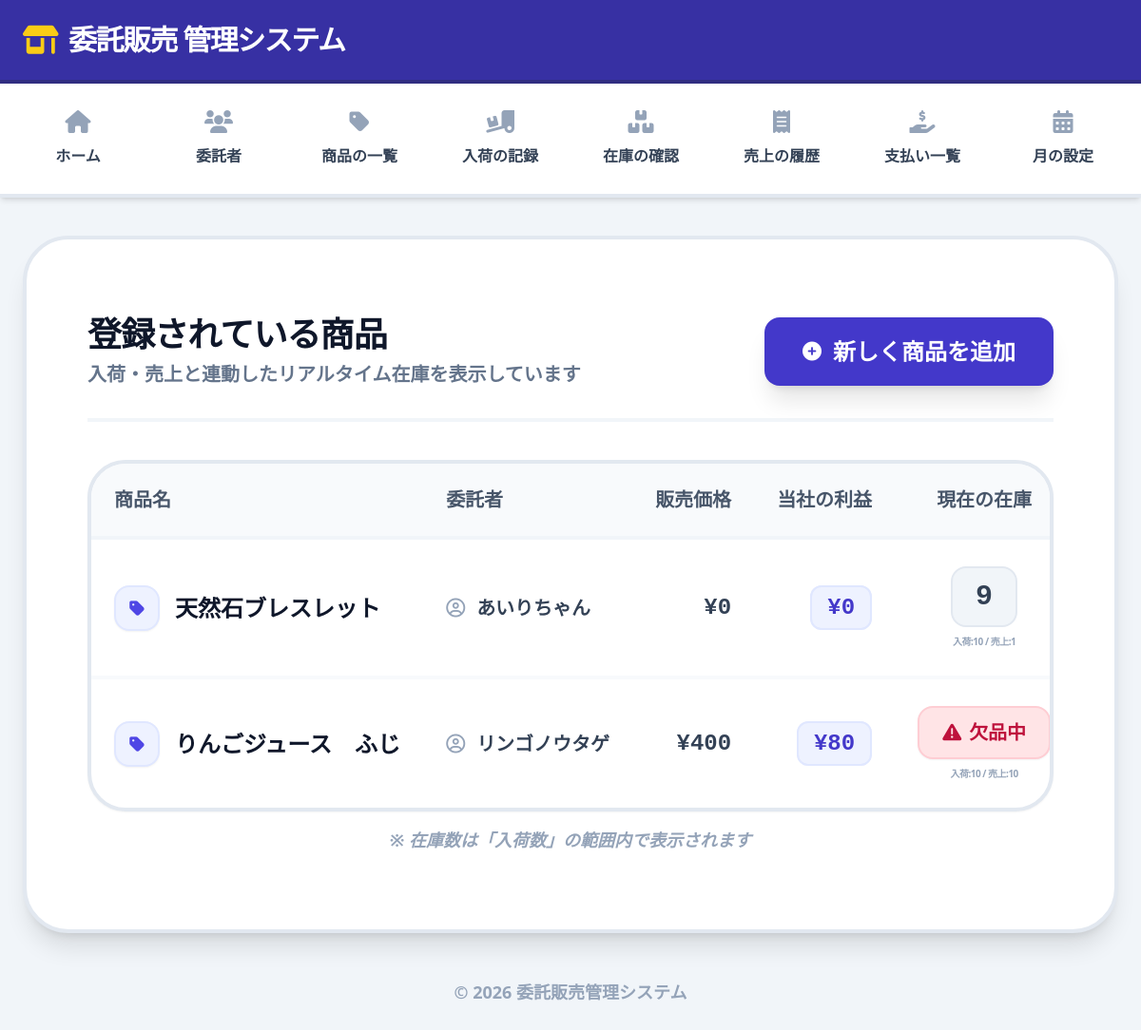
Before: /products (signed in) with the older database file.
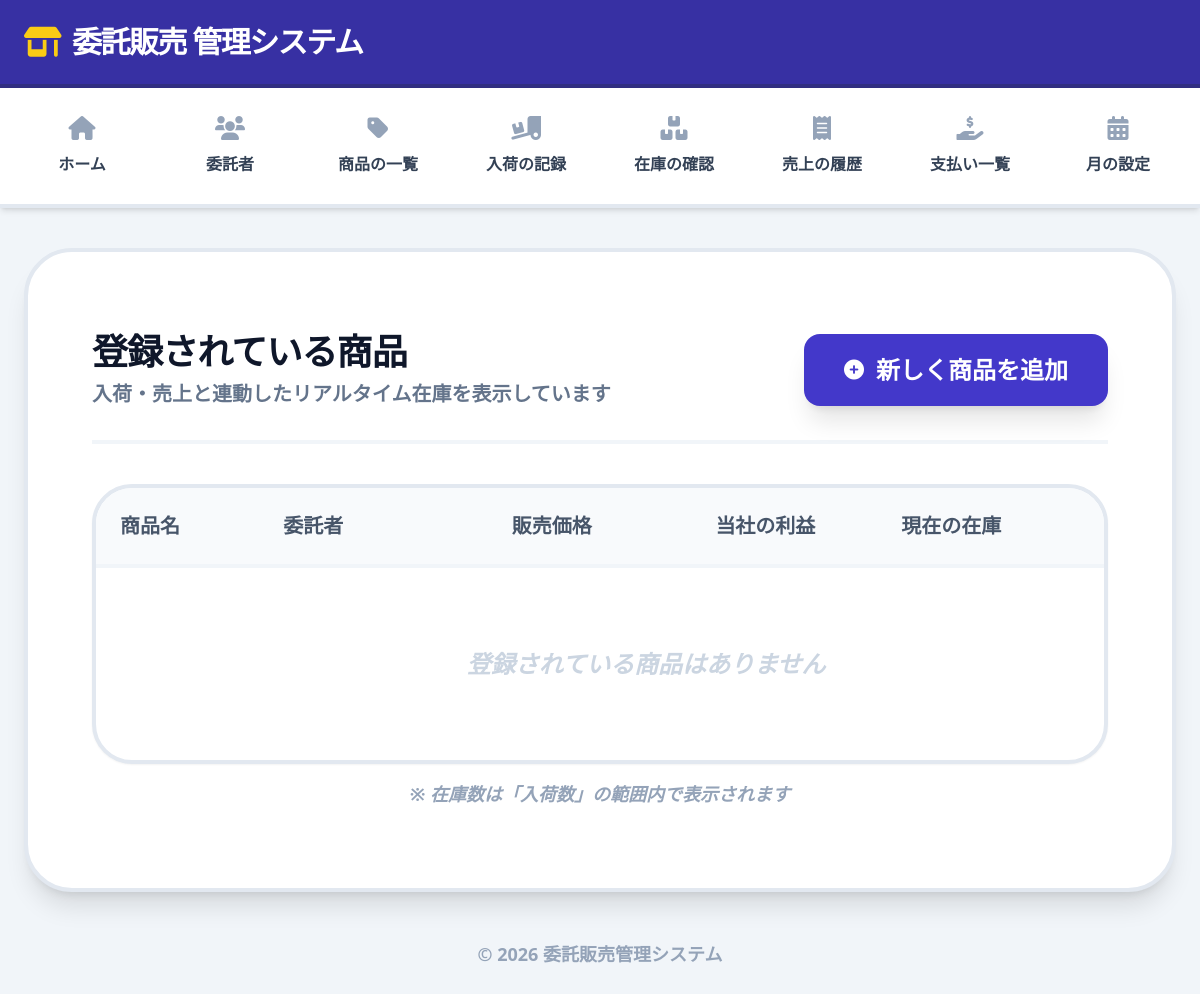
After: the same page with the newer database file.
### tables this page shows
CREATE TABLE products (
    id INTEGER PRIMARY KEY AUTOINCREMENT,
    name TEXT NOT NULL,
    price INTEGER NOT NULL,
    consignor_id INTEGER,
    sale_type TEXT,
    commission_rate REAL,
    created_at TEXT, category TEXT, cost_price INTEGER, fee_rate REAL, memo TEXT, fee_description TEXT,
    FOREIGN KEY(consignor_id) REFERENCES consignors(id)
);

### app.py (the view)
@app.route("/products")
def products():
    if not session.get("login"):
        return redirect(url_for("login"))
    conn = get_db_connection()
    rows = conn.execute("""
        SELECT
            p.id, p.name, p.price, p.category, p.cost_price, p.fee_rate,
            c.name as consignor_name,
            IFNULL(st.total_in, 0) as total_in,

            -- 売上が入荷数を超えていたら「入荷数」を表示、そうでなければ「売上数」を表示
            CASE
                WHEN IFNULL(sa.total_out, 0) > IFNULL(st.total_in, 0) THEN IFNULL(st.total_in, 0)
                ELSE IFNULL(sa.total_out, 0)
            END as display_total_out,

            -- 在庫計算（入荷 - 売上）。マイナスなら0にする
            MAX(0, (IFNULL(st.total_in, 0) - IFNULL(sa.total_out, 0))) as current_stock
        FROM products p
        LEFT JOIN consignors c ON p.consignor_id = c.id
        LEFT JOIN (
            SELECT product_id, SUM(quantity) as total_in
            FROM stock_entries GROUP BY product_id
        ) st ON p.id = st.product_id
        LEFT JOIN (
            SELECT product_id, SUM(quantity) as total_out
            FROM sales GROUP BY product_id
        ) sa ON p.id = sa.product_id
        ORDER BY p.id DESC
    """).fetchall()
    conn.close()
    products_list = []
    for r in rows:
        profit = 0
        if r["category"] == "buy" and r["cost_price"]:
            profit = int(r["price"]) - int(r["cost_price"])
        elif r["category"] == "fee" and r["fee_rate"]:
            profit = int(r["price"]) * (float(r["fee_rate"]) / 100.0)
        products_list.append({
            "id": r["id"],
            "name": r["name"],
            "price": r["price"],
            "consignor_name": r["consignor_name"],
            "profit": int(profit),
            "total_in": r["total_in"],
            "total_out": r["display_total_out"],
            "current_stock": r["current_stock"]
        })
    return render_template("products.html", products=products_list)

### app.py (called while the page is built)
def get_db_connection():
    conn = sqlite3.connect("database/database.db")
    conn.row_factory = sqlite3.Row
    return conn

### templates/products.html (shortened to what this page needs)
{% extends "base.html" %}
{% block content %}
<div class="container mx-auto px-4 py-8 max-w-7xl">
    <div class="flex flex-col md:flex-row md:items-center justify-between gap-6 mb-10 border-b-4 border-slate-100 pb-8">
        <div class="space-y-2">
            <h2 class="text-4xl font-black text-slate-900 tracking-tight">登録されている商品</h2>
            <p class="text-xl font-bold text-slate-500">入荷・売上と連動したリアルタイム在庫を表示しています</p>
        </div>
        <a href="{{ url_for('add_product') }}"
           class="whitespace-nowrap inline-flex items-center justify-center px-10 py-5 bg-indigo-700 hover:bg-indigo-800 text-white text-2xl font-black rounded-2xl shadow-xl transition-all active:scale-95">
            <i class="fas fa-plus-circle mr-3 text-xl"></i> 新しく商品を追加
        </a>
    </div>
    <div class="bg-white border-4 border-slate-200 rounded-[2.5rem] shadow-sm overflow-hidden">
        <div class="overflow-x-auto">
            <table class="w-full text-left border-collapse min-w-[1100px]">
                <thead>
                    <tr class="bg-slate-50 border-b-4 border-slate-100">
                        <th class="px-6 py-6 text-xl font-black text-slate-600 whitespace-nowrap">商品名</th>
                        <th class="px-6 py-6 text-xl font-black text-slate-600 whitespace-nowrap">委託者</th>
                        <th class="px-6 py-6 text-xl font-black text-slate-600 text-right whitespace-nowrap">販売価格</th>
                        <th class="px-6 py-6 text-xl font-black text-slate-600 text-right whitespace-nowrap">当社の利益</th>
                        <th class="px-6 py-6 text-xl font-black text-slate-600 text-center whitespace-nowrap">現在の在庫</th>
                        <th class="px-6 py-6 text-xl font-black text-slate-600 text-center whitespace-nowrap">操作</th>
                    </tr>
                </thead>
                <tbody class="divide-y-4 divide-slate-50">
                    {% for p in products %}
                    <tr class="hover:bg-indigo-50/50 transition-all group">
                        <td class="px-6 py-7 whitespace-nowrap">
                            <div class="flex items-center gap-4">
                                <div class="w-12 h-12 rounded-2xl bg-indigo-50 flex items-center justify-center text-indigo-600 border-2 border-indigo-100 shadow-sm">
                                    <i class="fas fa-tag text-lg"></i>
                                </div>
                                <span class="text-2xl font-black text-slate-900">{{ p.name }}</span>
                            </div>
                        </td>
                        <td class="px-6 py-7 whitespace-nowrap">
                            <div class="flex items-center text-slate-700">
                                <i class="far fa-user-circle mr-3 text-slate-400 text-xl"></i>
                                <span class="text-xl font-bold">{{ p.consignor_name }}</span>
                            </div>
                        </td>
                        <td class="px-6 py-7 text-right whitespace-nowrap font-mono text-2xl font-black text-slate-700">
                            ¥{{ "{:,}".format(p.price) }}
                        </td>
                        <td class="px-6 py-7 text-right whitespace-nowrap">
                            <span class="text-2xl font-black text-indigo-700 font-mono bg-indigo-50 px-4 py-2 rounded-xl border-2 border-indigo-100">
                                ¥{{ "{:,}".format(p.profit) }}
                            </span>
                        </td>
                        <td class="px-6 py-7 text-center whitespace-nowrap">
                            <div class="flex flex-col items-center">
                                {% if p.current_stock <= 0 %}
                                    <span class="inline-flex items-center px-6 py-3 rounded-2xl text-xl font-black bg-rose-100 text-rose-700 border-2 border-rose-200 shadow-sm">
                                        <i class="fas fa-exclamation-triangle mr-2"></i>欠品中
                                    </span>
                                {% elif p.current_stock <= 3 %}
                                    <span class="inline-flex items-center px-6 py-3 rounded-2xl text-xl font-black bg-amber-100 text-amber-700 border-2 border-amber-200 shadow-sm">
                                        残り {{ p.current_stock }} 個
                                    </span>
                                {% else %}
                                    <span class="text-3xl font-black text-slate-700 font-mono bg-slate-100 px-6 py-3 rounded-2xl border-2 border-slate-200">
                                        {{ p.current_stock }}
                                    </span>
                                {% endif %}
                                <div class="text-[10px] font-bold text-slate-400 mt-2 uppercase tracking-tighter">
                                    入荷:{{ p.total_in }} / 売上:{{ p.total_out }}
                                </div>
                            </div>
                        </td>
                    </tr>
                    {% else %}
                    <tr>
                        <td colspan="6" class="py-20 text-center text-2xl font-bold text-slate-300 italic">
                            登録されている商品はありません
                        </td>
                    </tr>
                    {% endfor %}
                </tbody>
            </table>
        </div>
    </div>
    <p class="mt-4 text-slate-400 text-lg font-bold text-center italic">
        ※ 在庫数は「入荷数」の範囲内で表示されます
    </p>
</div>
{% endblock %}

### templates/base.html (shortened to what this page needs)
<!DOCTYPE html>
<html lang="ja">
<head>
    <script src="https://cdn.tailwindcss.com"></script>
    <link rel="stylesheet"
          href="https://cdnjs.cloudflare.com/ajax/libs/font-awesome/6.0.0/css/all.min.css">
</head>
<body class="bg-slate-100 text-slate-900 antialiased font-sans">
    <header class="bg-indigo-800 text-white shadow-xl border-b-4 border-indigo-900">
        <div class="max-w-7xl mx-auto px-6 py-6 flex justify-between items-center">
            <h1 class="text-3xl font-black tracking-tighter flex items-center gap-3">
                <i class="fas fa-store-alt text-yellow-400"></i>
                委託販売 管理システム
            </h1>
        </div>
    </header>
    <nav class="bg-white border-b-4 border-slate-200 sticky top-0 z-50 shadow-md">
        <div class="max-w-7xl mx-auto px-2">
            <div class="flex flex-nowrap md:flex-wrap items-center justify-start overflow-x-auto scrollbar-hide">
                {% set nav_items = [
                    ('/', 'home', 'ホーム'),
                    ('/consignors', 'users', '委託者'),
                    ('/products', 'tag', '商品の一覧'),
                    ('/stock_entries', 'truck-loading', '入荷の記録'),
                    ('/stocks', 'boxes', '在庫の確認'),
                    ('/sales', 'receipt', '売上の履歴'),
                    ('/settlements', 'hand-holding-usd', '支払い一覧'),
                    ('/monthly', 'calendar-alt', '月の設定')
                ] %}
                {% for url, icon, label in nav_items %}
                <a href="{{ url }}"
                   class="flex-1 min-w-[110px] py-6 px-2 text-center border-b-4 border-transparent hover:border-indigo-600 hover:bg-indigo-50 transition-all group whitespace-nowrap">
                    <i class="fas fa-{{ icon }} block text-2xl mb-2 text-slate-400 group-hover:text-indigo-600 transition-colors"></i>
                    <span class="text-base font-black text-slate-700 group-hover:text-indigo-900">{{ label }}</span>
                </a>
                {% endfor %}
            </div>
        </div>
    </nav>
    <main class="max-w-7xl mx-auto py-10 px-4 md:px-6">
        <div class="bg-white rounded-[2.5rem] md:rounded-[3rem] shadow-xl border-4 border-slate-200 p-6 md:p-12 min-h-[600px]">
            {% block content %}
            {% endblock %}
        </div>
        <footer class="mt-12 mb-20 text-center">
            <p class="text-slate-400 font-bold text-lg">
                &copy; 2026 委託販売管理システム
            </p>
        </footer>
    </main>
</body>
</html>

Changed rows visible on the page:
removed products: name "天然石ブレスレット", consignor_name "あいりちゃん", price "0", profit "0", current_stock "9", total_in "10", total_out "1"
removed products: name "りんごジュース ふじ", consignor_name "リンゴノウタゲ", price "400", profit "80", shows "欠品中", total_in "10", total_out "10"
Other visible differences:
text now shown: "登録されている商品はありません"
